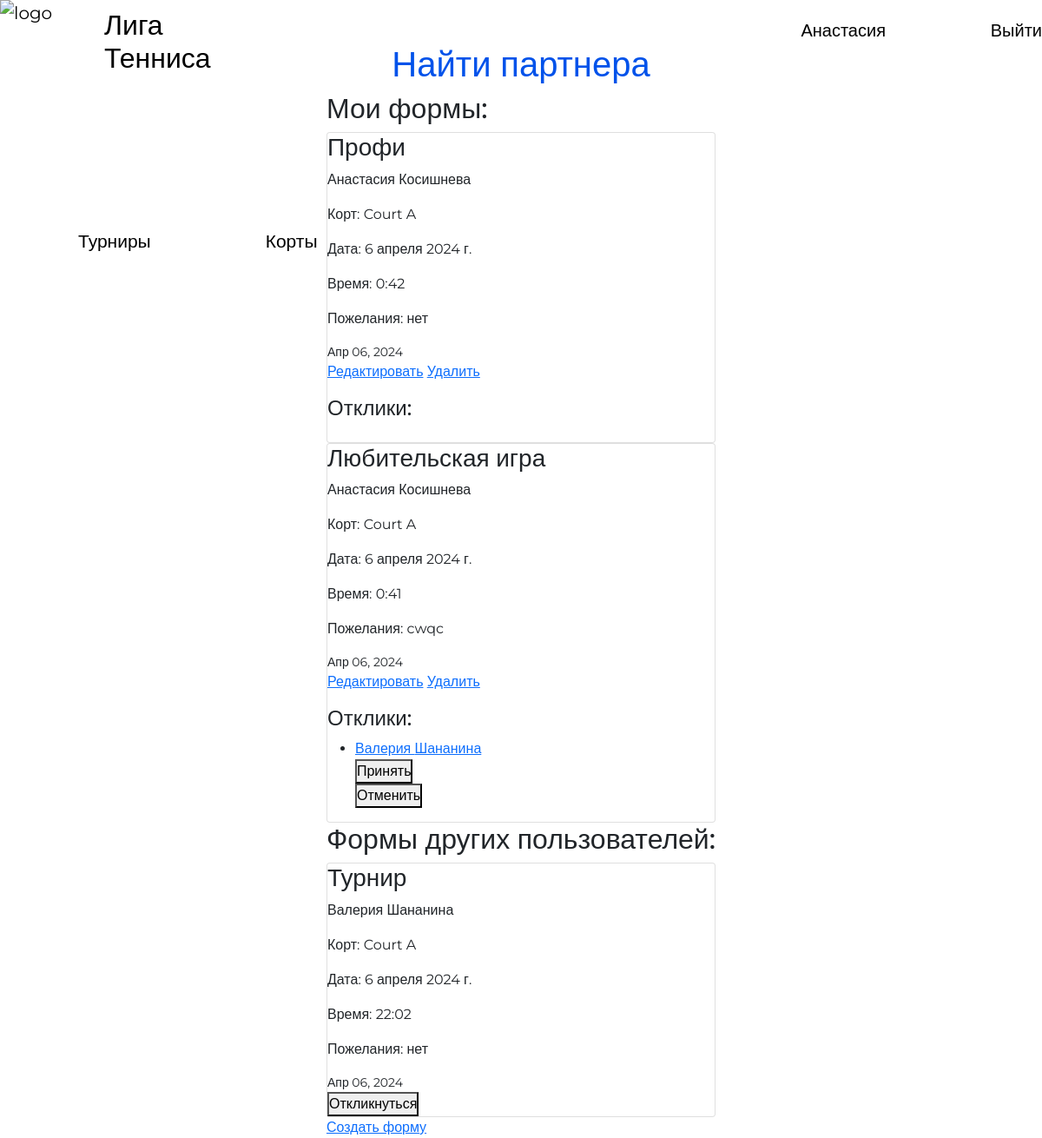
Page /find_partner/ (signed in) on the committed database.
### blog/models.py (models this page shows, shortened)
class Post(models.Model):
    COURT_CHOICES = (
        ('Court A', 'Court A'),
        ('Court B', 'Court B'),
        ('Court C', 'Court C'),
    )
    title = models.CharField('Заголовок', max_length=120)
    court = models.CharField('Корт', max_length=20,
                             choices=COURT_CHOICES, default='Court A')
    training_date = models.DateField(
        'Дата', default=datetime.date.today)
    training_time = models.TimeField(
        'Время', default=datetime.time(0, 0))
    preferences = models.TextField('Пожелания', default='')
    published_at = models.DateTimeField('Опубликовано', default=timezone.now)
    author = models.ForeignKey(User, on_delete=models.CASCADE)
    responders = models.ManyToManyField(User, related_name='responded_posts')
    class Meta:
        ordering = ['-published_at']

### blog/views.py (the view)
# urls.py: path('find_partner/', views.find_partner, name='find_partner'),
def find_partner(request):
    posts = Post.objects.all()
    context = {'posts': posts}
    return render(request, "blog/find_partner.html", context)

### blog/templates/blog/find_partner.html (shortened to what this page needs)
{% extends 'base.html' %}
{% block content %}
{% load static %}
<!DOCTYPE html>
<html lang="ru">
<head>
  <link href="https://cdn.jsdelivr.net/npm/bootstrap@5.0.0-beta1/dist/css/bootstrap.min.css" rel="stylesheet">
  <link rel="stylesheet" href="{% static 'css/find_partner.css'%}" type="text/css">
</head>
<body>
  <div><h1 class="find">Найти партнера</h1></div>
<div class="card-container" style="left:-3000px;">
  <div>
    <h2>Мои формы:</h2>
    {% for post in posts %}
      {% if request.user.is_authenticated and request.user == post.author %}
        <div class="card">
          <h3>{{ post.title }}</h3>
          <p>{{ post.author.first_name }} {{ post.author.last_name }}</p>
          <p>Корт: {{ post.court }}</p>
          <p>Дата: {{ post.training_date }}</p>
          <p>Время: {{ post.training_time }}</p>
          <p>Пожелания: {{ post.preferences }}</p>
          <small>{{ post.published_at | date:"M d, Y" }}</small>
          <p>
            <a href="{% url 'post-edit' post.id %}">Редактировать</a>
            <a href="{% url 'post-delete' post.id %}">Удалить</a>
          </p>
          <h4>Отклики:</h4>
          <ul>
            {% for responder in post.responders.all %}
              <li><a href="{% url 'user_profile' responder.id %}">{{ responder.first_name }} {{ responder.last_name }}</a></li>
              {% if request.user == post.author %}
                <form method="post" action="{% url 'accept_responder' post.id %}">
                  <button type="submit">Принять</button>
                </form>
                <form method="post" action="{% url 'cancel_responder' post.id %}">
                  <button type="submit">Отменить</button>
                </form>
              {% endif %}
            {% endfor %}
          </ul>
        </div>
      {% endif %}
    {% endfor %}
  </div>
  <div>
    <h2>Формы других пользователей:</h2>
    {% for post in posts %}
      {% if request.user.is_authenticated and request.user != post.author %}
        <div class="card">
          <h3>{{ post.title }}</h3>
          <p>{{ post.author.first_name }} {{ post.author.last_name }}</p>
          <p>Корт: {{ post.court }}</p>
          <p>Дата: {{ post.training_date }}</p>
          <p>Время: {{ post.training_time }}</p>
          <p>Пожелания: {{ post.preferences }}</p>
          <small>{{ post.published_at | date:"M d, Y" }}</small>
          {% if request.user in post.responders.all %}
            <form method="post" action="{% url 'cancel_responder' post.id %}">
              {% csrf_token %}
              <input type="hidden" name="responder_id" value="{{ request.user.id }}">
              <button type="submit">Отменить отклик</button>
            </form>
          {% else %}
            <form method="post" action="{% url 'respond_to_post' post.id %}">
              <button type="submit">Откликнуться</button>
            </form>
          {% endif %}
        </div>
      {% endif %}
    {% endfor %}
</div>
<a href="{% url 'add_post' %}">Создать форму</a>
</div>
</body>
{% endblock content %}

### templates/base.html (shortened to what this page needs)
{%load static %}
<!DOCTYPE html>
<html lang="en">
  <head>
  <link href="https://cdn.jsdelivr.net/npm/bootstrap@5.0.0-beta1/dist/css/bootstrap.min.css" rel="stylesheet">
  <link rel="stylesheet" href="{% static 'css/registration.css'%}" type="text/css">
  <link rel="stylesheet" href="{% static 'css/navigation.css'%}" type="text/css">
    <link rel="stylesheet" href="{% static 'css/style.css' %}" />
  </head>
  <body>
	  <header class="header">
		<div class="container">
				<a href="/""" class="navbar-brand" href="Liga Tennisa" style=color:black; >
					<img src="https://img.icons8.com/emoji/12x/tennis-emoji.png" alt="logo" width="120" class="logo-img" align="left">
					<a href="/""" class="ligatennisa"><h2><p>Лига <br />Тенниса</p></h2></a>
				</a>
			<nav class="navbar">
				<ul class="nav-list" style="position:absolute; top: -110px">
					<li class="nav-item">
						<a href="/tournaments" class="nav-link">Турниры</a>
					</li>
					<li class="nav-item">
						<a href="/courts" class="nav-link">Корты</a>
					</li>
					<li class="nav-item">
						<a href="/find_partner" class="nav-link">Найти партнера</a>
					</li>
				</ul>
			</nav>
			{%if request.user.is_authenticated %}
  			<a href="/myprofile" class="btnlogin"> {{ request.user.first_name | title }}</span>
  			<a href="{% url 'logout' %}" class="btnregistr">Выйти</a>
  			{%endif%}
		</div>
	</header>
  	<main>
	    {%block content%}
	    {%endblock content%}
  	</main>
  </body>
</html>

### static/css/registration.css (style rules this page uses)
* { margin: 0; padding: 0; box-sizing: border-box; font-family: "Montserrat", sans-serif; font-optical-sizing: auto; font-weight: weight; font-style: normal; }
main { background: white; height: 100vh; display:flex; flex-direction: column; justify-content: center; align-items: center; }

### static/css/navigation.css (style rules this page uses)
* { font-family: "Montserrat", sans-serif; font-optical-sizing: auto; font-weight: weight; font-style: normal; }
body { height:1080px; width:100%; }
html { width: 100%; margin: 0; }
.navbar { width: 100%; justify-content: center; }
.nav-list { position:relative; top: 10px; list-style: none; display: flex; align-items: center; column-gap: 100px; justify-content: center; white-space: nowrap; color: black; flex-grow: 0; }
.nav-link { text-align: center; position: relative; top: 100px; display: inline-block; column-gap: 30px; color: black; font-size: 21px; }
.btnregistr { position: absolute; top: 20px; right: 0px; color:black; text-decoration: none; font-size: 20px; }
.btnlogin { position: absolute; top: 20px; right: 180px; color:black; text-decoration: none; font-size: 20px; }
.logo-img { position: absolute; top: 0px; left: 0px; }
.ligatennisa { position: absolute; top: 10px; left: 120px; color:black; text-decoration: none; }
* { margin: 0; padding: 0; box-sizing: border-box; font-family: 'Montserrat', sans-serif; }
body { display: flex; flex-direction: column; justify-content: flex-end; min-height: 100vh; }

### static/css/style.css (style rules this page uses)
h1 { color: #0052ea; }
form { max-width: 400px; }

### static/css/find_partner.css (style rules this page uses)
body { margin: 0; background-color: white; }
.card-container { margin-bottom: 20px; margin: auto; max-width: 1200px; padding: 0px 0px; }

### rows in the picture
Post: title "Профи", author.first_name "Анастасия", author.last_name "Косишнева", court "Court A", training_date "6 апреля 2024 г.", training_time "0:42", preferences "нет", published_at "Апр 06, 2024"
Post: title "Любительская игра", author.first_name "Анастасия", author.last_name "Косишнева", court "Court A", training_date "6 апреля 2024 г.", training_time "0:41", preferences "cwqc", published_at "Апр 06, 2024"
Post: title "Турнир", author.first_name "Валерия", author.last_name "Шананина", court "Court A", training_date "6 апреля 2024 г.", training_time "22:02", preferences "нет", published_at "Апр 06, 2024"

### other values in the picture
{{ request.user.first_name | title }} "Анастасия"
{{ responder.first_name }} "Валерия"
{{ responder.last_name }} "Шананина"
